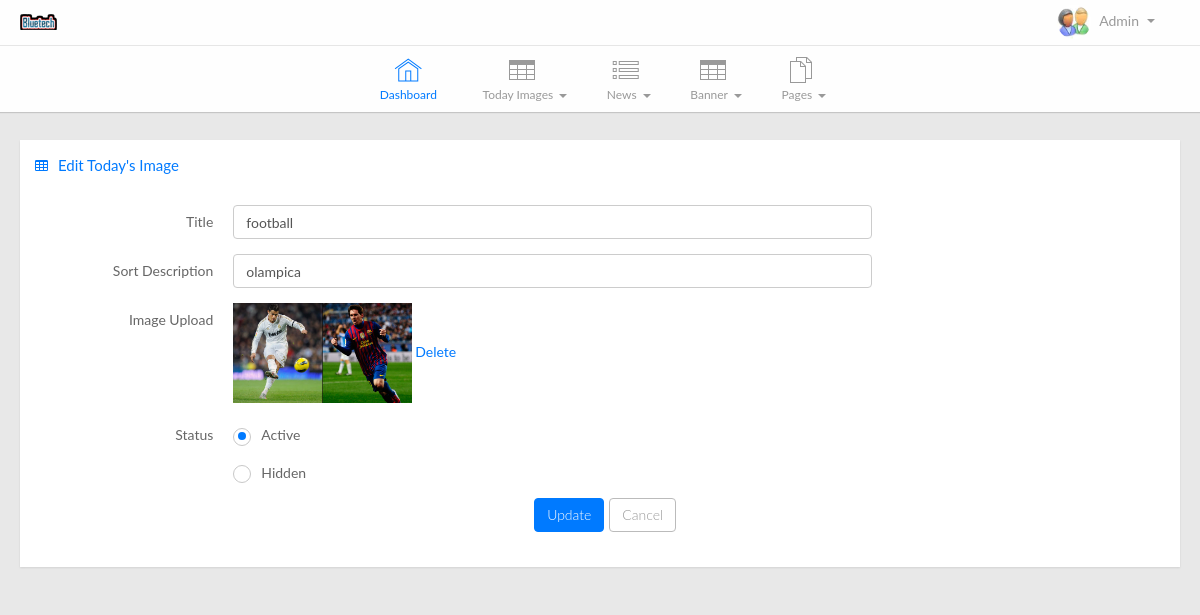
/bluetech/index.php?p=edittodayimage&id=3 (signed in), run on the app's committed database.
### tables this page shows
CREATE TABLE IF NOT EXISTS `todayimage` (
  `id` int(11) NOT NULL AUTO_INCREMENT,
  `image` text NOT NULL,
  `title` varchar(255) NOT NULL,
  `sortdesc` varchar(255) NOT NULL,
  `status` varchar(255) NOT NULL,
  PRIMARY KEY (`id`)
);

### bluetech/connection.php (called while the page is built, shortened)
<?php
$adminpath = "files/";

### bluetech/edittodayimage.php (the view, shortened to what this page needs)
<?php
$sql = "select * from todayimage where id=" . $_GET['id'];
$q = mysql_query($sql);
$rdata = mysql_fetch_assoc($q);
?>
<div class="container-fluid main-content">
    <div class="row">
        <div class="col-lg-12">
            <div class="widget-container fluid-height clearfix">
                <div class="heading">
                    <i class="fa fa-table"></i>Edit Today's Image
                 </div>
                <div class="widget-content padded">
                    <form action="#" class="form-horizontal" method="post" enctype="multipart/form-data">
          <div class="form-group">
            <label class="control-label col-md-2">Title</label>
            <div class="col-md-7">
                <input class="form-control" name="title" type="text" value="<?php echo $rdata['title'];?>"/>
            </div>
          </div>
          <div class="form-group">
            <label class="control-label col-md-2">Sort Description</label>
            <div class="col-md-7">
                <input class="form-control" name="sortdesc" type="text" value="<?php echo $rdata['sortdesc']; ?>"/>
            </div>
          </div>
           <div class="form-group">
                            <label class="control-label col-md-2">Image Upload</label>
                            <div class="col-md-4">
                                <?php
                                if ($rdata['image'] && file_exists($adminpath . $rdata['image'])) {
                                    ?>
                                <img src="<?php echo $adminpath . $rdata['image']; ?>" style="width: 50%;"/>
                                <a href="index.php?p=editgallery&del=image&id=<?php echo $_GET['id']; ?>">
                                   Delete </a>
                                <?php
                                }
                                ?>
                            </div>
                        </div>
                        <div class="form-group">
                            <label class="control-label col-md-2">Status</label>
                            <div class="col-md-7">
                                <label class="radio" for="option1">
                                    <input id="option1" name="status" type="radio" value="Yes" <?php if($rdata['status']=='Yes') { ?>checked="checked"<?php } ?>/><span>Active</span></label>
                                <label class="radio"><input  name="status" type="radio" value="No" <?php if($rdata['status']=='No') { ?>checked="checked"<?php } ?>/><span>Hidden</span></label>
                            </div>
                        </div>
         <div class="form-group">
              <div class="col-md-7" style="text-align: right;">
                  <button class="btn btn-primary" type="submit" name="submit">Update</button><button class="btn btn-default-outline">Cancel            </button>
            </div>
          </div>
        </form>
                </div>
            </div>
        </div>
    </div>
</div>

### bluetech/css/green.css (style rules this page uses)
a { color: #60c560; }
.widget-container .heading { color: #60c560; }

### bluetech/css/orange.css (style rules this page uses)
a { color: #f0ad4e; }
.widget-container .heading { color: #f0ad4e; }

### bluetech/css/magenta.css (style rules this page uses)
a { color: #c741c9; }
.widget-container .heading { color: #c741c9; }

### bluetech/css/gray.css (style rules this page uses)
a { color: #999999; }
.widget-container .heading { color: #999999; }

### data on the page
todayimage: title "football", sortdesc "olampica", image (picture)
